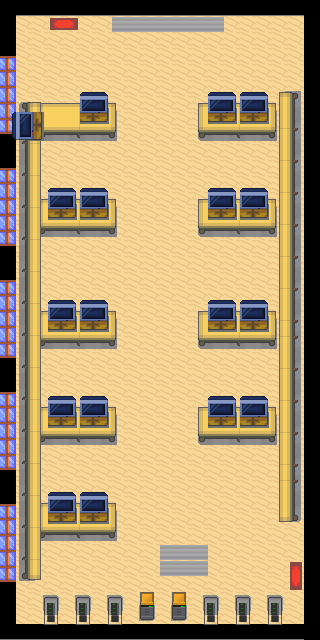

The image is a tile-based game level rendered from a .tmx file. Its description and source (layers, tilesets, objects; grid data summarised) follow:
An orthogonal 20x40 tile map with 16x16 px tiles, 6 tile layers (background, walls, fenêtre, meubles(bureau + porte), ...) and 27 objects (24x collision, player, enter_osaka_from_vladi, enter_osaka_from_vladi_exit).

<map version="1.10" tiledversion="1.11.0" orientation="orthogonal" renderorder="right-down" width="20" height="40" tilewidth="16" tileheight="16" infinite="0" nextlayerid="10" nextobjectid="46">
 <tileset firstgid="1" source="house.tsx" />
 <layer id="1" name="background" width="20" height="40">
  <data>[800 cells, 800 non-empty, 1 distinct tile ids]</data>
 </layer>
 <objectgroup id="9" name="Object">
  <object id="2" type="collision" x="-0.755251" y="-1.5105" width="16.6155" height="641.964" />
  <object id="3" type="collision" x="15.8603" y="624.593" width="303.611" height="15.105" />
  <object id="4" type="collision" x="304.366" y="0" width="15.105" height="622.327" />
  <object id="5" type="collision" x="15.8603" y="-1.5105" width="286.996" height="15.8603" />
  <object id="7" type="collision" x="280.198" y="90.6302" width="13.5945" height="431.249" />
  <object id="8" type="collision" x="19.6365" y="102.714" width="21.147" height="478.829" />
  <object id="9" type="collision" x="37.7626" y="101.204" width="76.2804" height="35.4968" />
  <object id="10" type="collision" x="198.631" y="101.959" width="79.3014" height="35.4968" />
  <object id="11" type="collision" x="40.0283" y="199.386" width="74.0146" height="33.9863" />
  <object id="12" type="collision" x="197.876" y="199.386" width="80.8119" height="33.9863" />
  <object id="13" type="collision" x="40.7836" y="311.164" width="73.2594" height="34.7416" />
  <object id="14" type="collision" x="197.876" y="309.653" width="77.7909" height="36.2521" />
  <object id="16" type="collision" x="40.7836" y="407.836" width="74.0146" height="33.2311" />
  <object id="17" type="collision" x="197.876" y="407.08" width="80.8119" height="35.4968" />
  <object id="18" type="collision" x="40.0283" y="502.997" width="75.5251" height="33.2311" />
  <object id="19" type="collision" x="160.113" y="544.536" width="48.3361" height="30.2101" />
  <object id="22" type="collision" x="108.001" y="598.159" width="13.5945" height="25.6785" />
  <object id="23" type="collision" x="140.477" y="591.362" width="14.3498" height="27.189" />
  <object id="24" type="collision" x="171.442" y="592.117" width="15.8603" height="28.6996" />
  <object id="25" type="collision" x="203.163" y="596.649" width="14.3498" height="28.6996" />
  <object id="26" type="collision" x="237.149" y="595.893" width="12.084" height="28.6996" />
  <object id="28" type="collision" x="112.532" y="16.6155" width="111.777" height="14.3498" />
  <object id="32" type="collision" x="291.527" y="562.662" width="9.81827" height="27.9443" />
  <object id="36" type="collision" x="267.359" y="598.159" width="7.55251" height="27.189" />
  <object id="40" name="player" x="237.904" y="469.011">
   <point />
  </object>
  <object id="43" name="enter_osaka_from_vladi" x="46.8256" y="13.5945" width="31.7206" height="21.147" />
  <object id="45" name="enter_osaka_from_vladi_exit" x="64.1964" y="52.1123">
   <point />
  </object>
 </objectgroup>
 <layer id="2" name="walls" width="20" height="40">
  <data>[800 cells, 96 non-empty, 6 distinct tile ids]</data>
 </layer>
 <layer id="6" name="fenêtre" width="20" height="40">
  <data>[800 cells, 30 non-empty, 3 distinct tile ids]</data>
 </layer>
 <layer id="3" name="meubles(bureau + porte)" width="20" height="40">
  <data>[800 cells, 166 non-empty, 14 distinct tile ids]</data>
 </layer>
 <layer id="4" name="bureau sur le coté" width="20" height="40">
  <data>[800 cells, 118 non-empty, 8 distinct tile ids]</data>
 </layer>
 <layer id="5" name="deco" width="20" height="40">
  <data>[800 cells, 165 non-empty, 17 distinct tile ids]</data>
 </layer>
</map>
